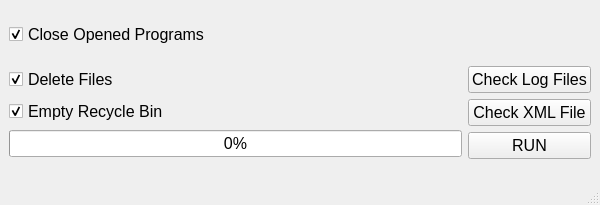
<?xml version="1.0" encoding="UTF-8"?>
<ui version="4.0">
 <class>PersonalClearTools</class>
 <widget class="QMainWindow" name="PersonalClearTools">
  <property name="geometry">
   <rect>
    <x>0</x>
    <y>0</y>
    <width>600</width>
    <height>205</height>
   </rect>
  </property>
  <property name="font">
   <font>
    <pointsize>12</pointsize>
    <bold>false</bold>
   </font>
  </property>
  <property name="windowTitle">
   <string>PersonalClearTools</string>
  </property>
  <property name="tabShape">
   <enum>QTabWidget::Rounded</enum>
  </property>
  <widget class="QWidget" name="centralwidget">
   <layout class="QHBoxLayout" name="horizontalLayout">
    <item>
     <layout class="QGridLayout" name="gridLayout">
      <item row="1" column="0">
       <layout class="QGridLayout" name="gridLayout_2">
        <item row="0" column="0">
         <widget class="QCheckBox" name="vCbxDeleteFiles">
          <property name="text">
           <string>Delete Files</string>
          </property>
          <property name="iconSize">
           <size>
            <width>18</width>
            <height>18</height>
           </size>
          </property>
          <property name="checked">
           <bool>true</bool>
          </property>
         </widget>
        </item>
        <item row="1" column="0">
         <layout class="QGridLayout" name="gridLayout_3">
          <item row="0" column="0">
           <widget class="QCheckBox" name="vCbxEmptyRecycleBin">
            <property name="text">
             <string>Empty Recycle Bin</string>
            </property>
            <property name="iconSize">
             <size>
              <width>18</width>
              <height>18</height>
             </size>
            </property>
            <property name="checked">
             <bool>true</bool>
            </property>
           </widget>
          </item>
          <item row="1" column="0">
           <layout class="QGridLayout" name="gridLayout_4">
            <item row="0" column="0">
             <widget class="QProgressBar" name="progressBar">
              <property name="value">
               <number>0</number>
              </property>
             </widget>
            </item>
           </layout>
          </item>
         </layout>
        </item>
       </layout>
      </item>
      <item row="0" column="0">
       <widget class="QCheckBox" name="vCbxClosePrograms">
        <property name="text">
         <string>Close Opened Programs</string>
        </property>
        <property name="iconSize">
         <size>
          <width>18</width>
          <height>18</height>
         </size>
        </property>
        <property name="checked">
         <bool>true</bool>
        </property>
       </widget>
      </item>
      <item row="1" column="1">
       <layout class="QGridLayout" name="gridLayout_6">
        <item row="0" column="0">
         <layout class="QGridLayout" name="gridLayout_7">
          <item row="1" column="0">
           <layout class="QGridLayout" name="gridLayout_8">
            <item row="1" column="0">
             <widget class="QPushButton" name="vBtnCheckXMLFile">
              <property name="text">
               <string>Check XML File</string>
              </property>
             </widget>
            </item>
            <item row="2" column="0">
             <layout class="QGridLayout" name="gridLayout_9">
              <item row="1" column="0">
               <layout class="QGridLayout" name="gridLayout_12">
                <property name="sizeConstraint">
                 <enum>QLayout::SetDefaultConstraint</enum>
                </property>
                <property name="spacing">
                 <number>6</number>
                </property>
                <item row="1" column="0">
                 <layout class="QGridLayout" name="gridLayout_14"/>
                </item>
                <item row="0" column="0">
                 <widget class="QPushButton" name="vBtnRun">
                  <property name="text">
                   <string>RUN</string>
                  </property>
                 </widget>
                </item>
               </layout>
              </item>
             </layout>
            </item>
            <item row="0" column="0">
             <widget class="QPushButton" name="vBtnCheckLogFiles">
              <property name="text">
               <string>Check Log Files</string>
              </property>
             </widget>
            </item>
           </layout>
          </item>
         </layout>
        </item>
       </layout>
      </item>
     </layout>
    </item>
   </layout>
  </widget>
  <widget class="QStatusBar" name="vStatusBar"/>
 </widget>
 <resources/>
 <connections/>
</ui>
